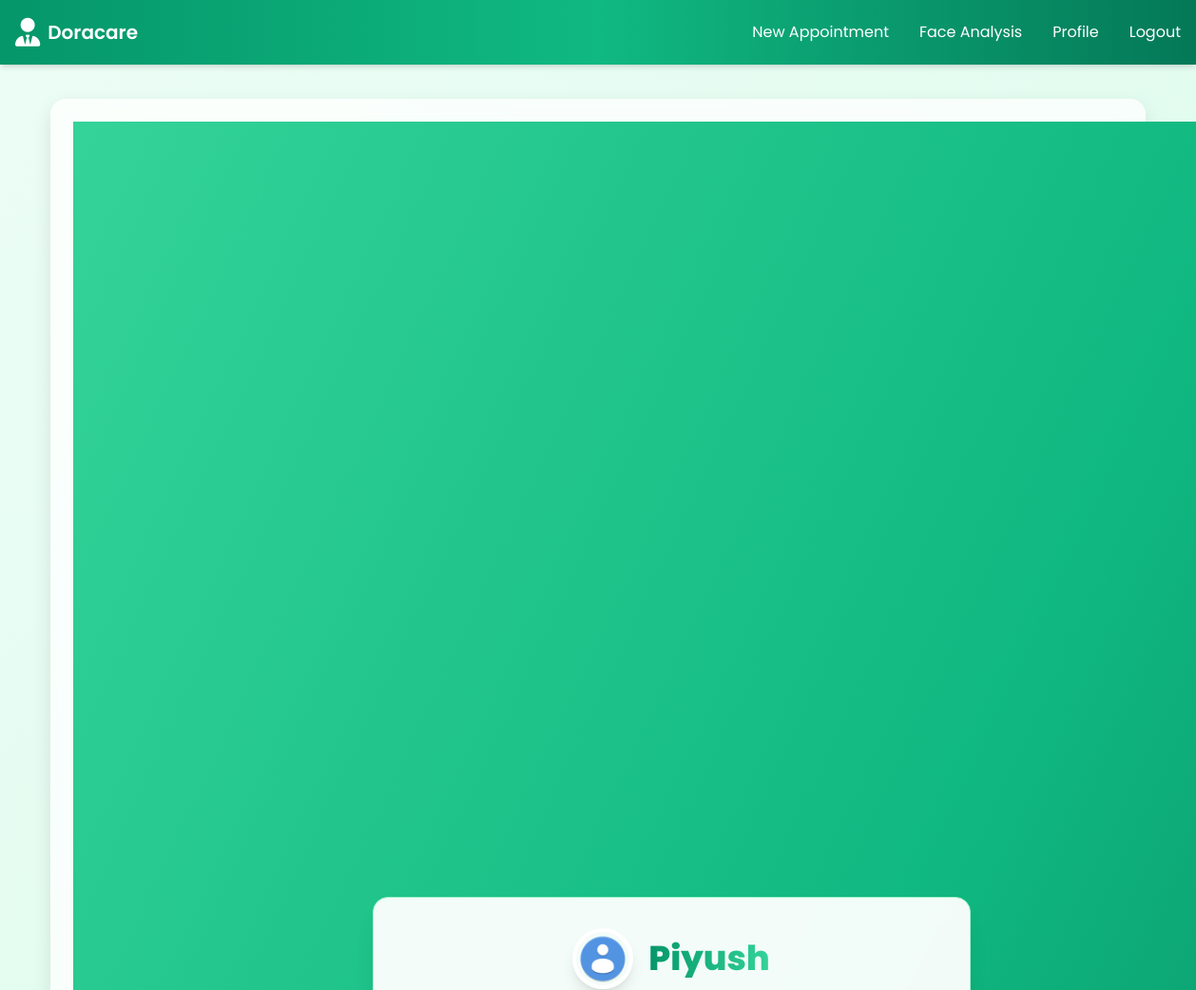
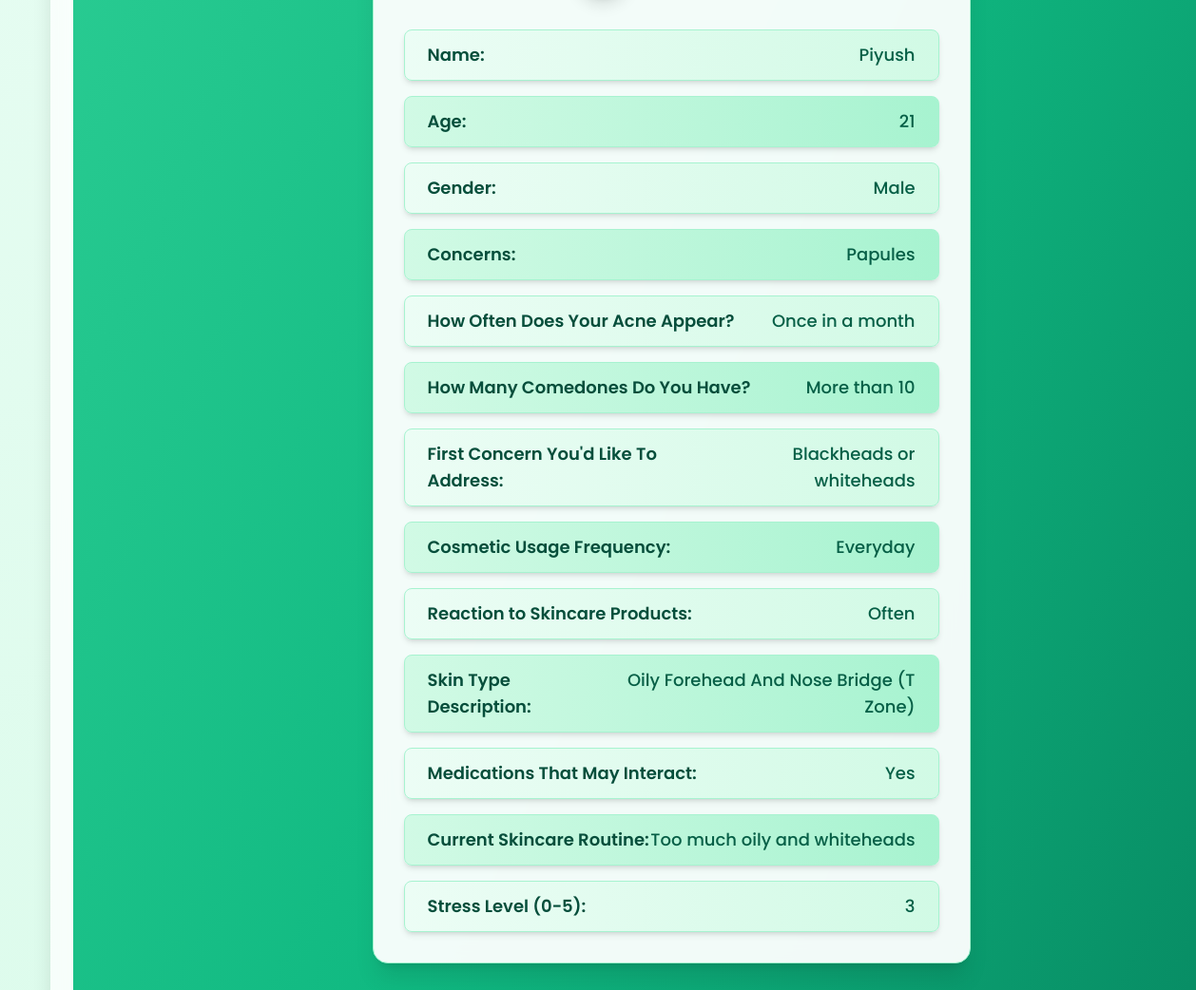
The page /profile (signed in) on the database its author committed (2 pictures, top to bottom).
### tables this page shows
CREATE TABLE survey_responses (
                          id INTEGER PRIMARY KEY AUTOINCREMENT,
                          user_id INTEGER NOT NULL,
                          name TEXT NOT NULL,
                          age TEXT NOT NULL,
                          gender TEXT NOT NULL,
                          concerns TEXT NOT NULL,
                          acne_frequency TEXT NOT NULL,
                          comedones_count TEXT NOT NULL,
                          first_concern TEXT NOT NULL,
                          cosmetic_usage TEXT NOT NULL,
                          skin_reaction TEXT NOT NULL,
                          skin_type TEXT NOT NULL,
                          medications TEXT NOT NULL,
                          skincare_routine TEXT NOT NULL,
                          stress_level TEXT NOT NULL,
                          FOREIGN KEY (user_id) REFERENCES users(id));

### app.py (the view)
@app.route('/profile')
def profile():
    if 'username' in session:
        user_id = get_user(session['username'])[0]
        survey_response = get_survey_response(user_id)
        if survey_response:
            return render_template('profile.html',
                                   name=survey_response[2],
                                   age=survey_response[3],
                                   gender=survey_response[4],
                                   concerns=survey_response[5],
                                   acne_frequency=survey_response[6],
                                   comedones_count=survey_response[7],
                                   first_concern=survey_response[8],
                                   cosmetics_usage=survey_response[9],
                                   skin_reaction=survey_response[10],
                                   skin_type_details=survey_response[11],
                                   medications=survey_response[12],
                                   skincare_routine=survey_response[13],
                                   stress_level=survey_response[14],
                                  )
    return redirect('/')

### app.py (called while the page is built)
def get_user(username):
    with sqlite3.connect(DATABASE) as connection:
        cursor = connection.cursor()
        cursor.execute("SELECT * FROM users WHERE username = ?", (username,))
        return cursor.fetchone()

def get_survey_response(user_id):
    with sqlite3.connect(DATABASE) as connection:
        cursor = connection.cursor()
        cursor.execute("SELECT * FROM survey_responses WHERE user_id = ?", (user_id,))
        return cursor.fetchone()

### templates/profile.html (shortened to what this page needs)
{% extends 'layout.html' %}
{% block content %}
<div class="min-h-screen w-screen flex items-center justify-center relative px-4 py-16 bg-gradient-to-br from-emerald-400 via-emerald-500 to-emerald-700">
  <div class="max-w-screen-md w-full md:w-[50vw] bg-white bg-opacity-95 rounded-2xl p-8 shadow-xl backdrop-blur-md z-10 mt-16 border border-emerald-200">
    <div class="flex items-center justify-center mb-8 gap-4 flex-wrap">
      <img src="../static/assets/user.png" alt="Profile Image"
           class="w-16 h-16 rounded-full shadow-lg border-4 border-white">
      <p class="text-3xl md:text-4xl font-extrabold text-center bg-gradient-to-r from-emerald-600 to-emerald-400 bg-clip-text text-transparent">
      </p>
    </div>
    <div class="text-gray-800 flex flex-col gap-4">
      {% for label, value, bg_color in [
        ('Name:', name, 'bg-gradient-to-r from-emerald-50 to-emerald-100'),
        ('Age:', age, 'bg-gradient-to-r from-emerald-100 to-emerald-200'),
        ('Gender:', gender, 'bg-gradient-to-r from-emerald-50 to-emerald-100'),
        ('Concerns:', concerns, 'bg-gradient-to-r from-emerald-100 to-emerald-200'),
        ('How Often Does Your Acne Appear?', acne_frequency, 'bg-gradient-to-r from-emerald-50 to-emerald-100'),
        ('How Many Comedones Do You Have?', comedones_count, 'bg-gradient-to-r from-emerald-100 to-emerald-200'),
        ("First Concern You'd Like To Address:", first_concern, 'bg-gradient-to-r from-emerald-50 to-emerald-100'),
        ('Cosmetic Usage Frequency:', cosmetics_usage, 'bg-gradient-to-r from-emerald-100 to-emerald-200'),
        ('Reaction to Skincare Products:', skin_reaction, 'bg-gradient-to-r from-emerald-50 to-emerald-100'),
        ('Skin Type Description:', skin_type_details, 'bg-gradient-to-r from-emerald-100 to-emerald-200'),
        ('Medications That May Interact:', medications, 'bg-gradient-to-r from-emerald-50 to-emerald-100'),
        ('Current Skincare Routine:', skincare_routine, 'bg-gradient-to-r from-emerald-100 to-emerald-200'),
        ('Stress Level (0-5):', stress_level, 'bg-gradient-to-r from-emerald-50 to-emerald-100')
      ] %}
        <div class="px-6 py-3 flex flex-col md:flex-row justify-between items-center rounded-lg {{ bg_color }} shadow-md border border-emerald-200">
          <label class="font-semibold text-base md:text-lg text-emerald-900">{{ label }}</label>
          <span class="text-base md:text-lg font-medium text-emerald-800 text-right">{{ value }}</span>
        </div>
    </div>
  </div>
</div>
{% endblock %}

### static/css/style.css (style rules this page uses)
* { margin: 0; padding:0; box-sizing: border-box; font-family: 'Poppins', sans-serif; }

### templates/layout.html (style rules this page uses)
* { box-sizing: border-box; margin: 0; padding: 0; }
body { overflow-x: hidden; background: linear-gradient(135deg, #ecfdf5, #d1fae5); background-attachment: fixed; font-family: 'Segoe UI', sans-serif; padding-top: 80px; }

### rows shown on the page
survey_responses: label "Name:", name "Piyush", label "Age:", age "21", label "Gender:", gender "Male", label "Concerns:", concerns "Papules", label "How Often Does Your Acne Appear?", acne_frequency "Once in a month", label "How Many Comedones Do You Have?", comedones_count "More than 10", label "First Concern You'd Like To Address:", first_concern "Blackheads or whiteheads", label "Cosmetic Usage Frequency:", cosmetic_usage "Everyday", label "Reaction to Skincare Products:", skin_reaction "Often", label "Skin Type Description:", skin_type "Oily Forehead And Nose Bridge (T Zone)", label "Medications That May Interact:", medications "Yes", label "Current Skincare Routine:", skincare_routine "Too much oily and whiteheads"

### other values the page prints
{{ label }} "Stress Level (0-5):"
{{ value }} "3"
